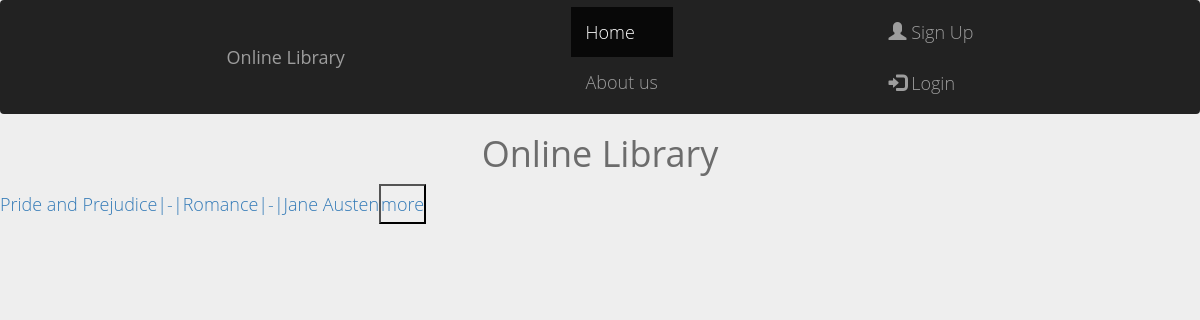
The app's page /, older data.
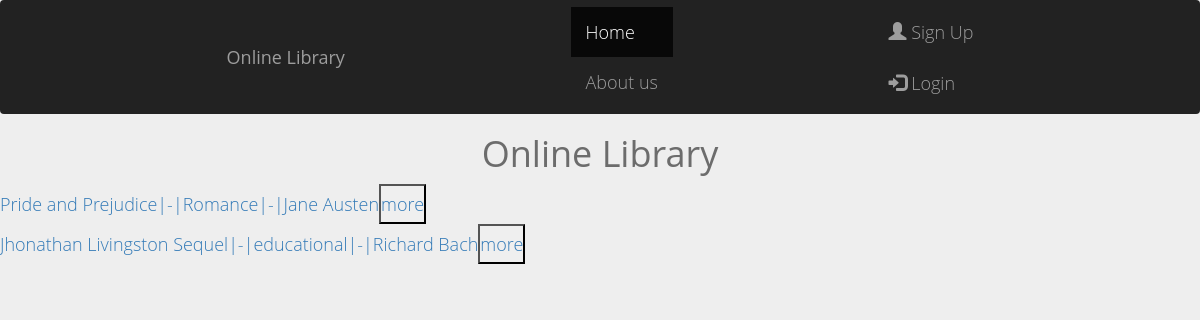
The same page, newer data.
### books/models.py (models this page shows)
class Book(models.Model):
    title = models.CharField(max_length=40)
    author = models.CharField(max_length=30)
    description = models.TextField()
    category = models.CharField(max_length=20)
    publish_year = models.IntegerField()
    language = LanguageField(max_length=40, default=False)
    age_group = models.IntegerField(choices=GROUP_CHOICES)
    downloaded_times = models.IntegerField()
    rate = models.FloatField()
    book_image = models.ImageField(upload_to='book_cover_image', default="image.png")
    pdf_file = models.FileField(default=True, upload_to='media')
    def __str__(self):
        return f"{self.title}|-|{self.category}|-|{self.author}"

### books/views.py (the view)
# urls.py: path('', views.home, name="books_home"),
def home(request):
    book = Book.objects.all()
    return render(request, 'books/books_home.html', {'books': book })

### books/templates/books/books_home.html
{% extends 'books/base.html' %}
{% block content %}
<h1 align="center"> Online Library </h1>
<div>
    <ul class="">
{% for book in books%}
    <li><a href="{% url 'book_view' book.id %}"> {{book}}<button>more</button></a></li>
    {% endfor %}
    </ul>
</div>
{% endblock %}

### books/templates/books/base.html (shortened to what this page needs)
{% load bootstrap4 %}
<!DOCTYPE html>
<html lang="en">
<head>
    <link rel="stylesheet" href="https://maxcdn.bootstrapcdn.com/bootstrap/4.0.0/css/bootstrap.min.css">
    <link rel="stylesheet" href="https://maxcdn.bootstrapcdn.com/bootstrap/3.4.1/css/bootstrap.min.css">
    <nav class="navbar navbar-inverse">
  <div class="container-fluid">
    <div class="navbar-header">
      <a class="navbar-brand" href="{% url 'books_home' %}">Online Library</a>
    </div>
    <ul class="nav navbar-nav">
      <li class="active"><a href="{% url 'books_home'%}">Home</a></li>
      <li><a href="{% url 'about'%}">About us</a></li>
    </ul>
    <ul class="nav navbar-nav navbar-right">
        {% if not request.user.is_authenticated %}
      <li><a href="{% url 'Registration_home' %}"><span class="glyphicon glyphicon-user"></span> Sign Up</a></li>
      <li><a href="{% url 'login' %}"><span class="glyphicon glyphicon-log-in"></span> Login</a></li>
        {% else %}
        <li><a href="{% url 'profile' %}"><span class="glyphicon glyphicon-user"></span> {{request.user.username}}</a></li>
      <li><a href="{% url 'logout' %}"><span class="glyphicon glyphicon-log-in"></span> Logout</a></li>
        {% endif %}
    </ul>
  </div>
</nav>
</head>
<body>
{% block content%}
{% endblock content%}
</body>
</html>

### books/templates/books/base.html (style rules this page uses)
* { margin: 0; padding: 0; }
body { background-color: #eee; color: #6c6c6c; font-family: "Open Sans", Helvetica, Arial, sans-serif; font-size: 18px; overflow-x: hidden; }
p, ul { line-height: 2; font-weight: 300; }
ul { margin: 0; }
.navbar { position: relative; min-height: 50px; margin-bottom: 0px; border: 1px solid transparent; }

Row changes from the older to the newer data that the page shows:
added Book: title+category+author "Jhonathan Livingston Sequel|-|educational|-|Richard Bach"
